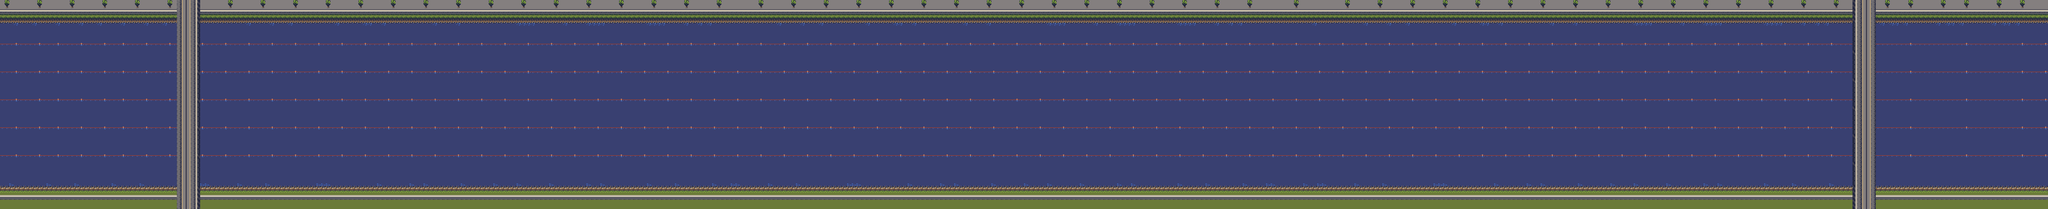

This game map was drawn from its Tiled (.tmx) file and the tilesets committed beside it. A one-line description and the trimmed map source follow:
An orthogonal 440x45 tile map with 16x16 px tiles, 1 tile layer (Tile Layer 1) and 4 objects.

<map version="1.4" tiledversion="1.4.2" orientation="orthogonal" renderorder="right-down" width="440" height="45" tilewidth="16" tileheight="16" infinite="0" nextlayerid="6" nextobjectid="25">
 <tileset firstgid="1" source="test.tsx" />
 <layer id="1" name="Tile Layer 1" width="440" height="45">
  <data>[19800 cells, 19800 non-empty, 20 distinct tile ids]</data>
 </layer>
 <objectgroup id="5" name="Collision">
  <object id="21" x="688" y="80">
   <polyline points="0,0 0,560" />
  </object>
  <object id="22" x="688" y="640">
   <polyline points="0,0 5680,0" />
  </object>
  <object id="23" x="6368" y="640">
   <polyline points="0,0 0,-560" />
  </object>
  <object id="24" x="6368" y="80">
   <polyline points="0,0 -5680,0" />
  </object>
 </objectgroup>
</map>